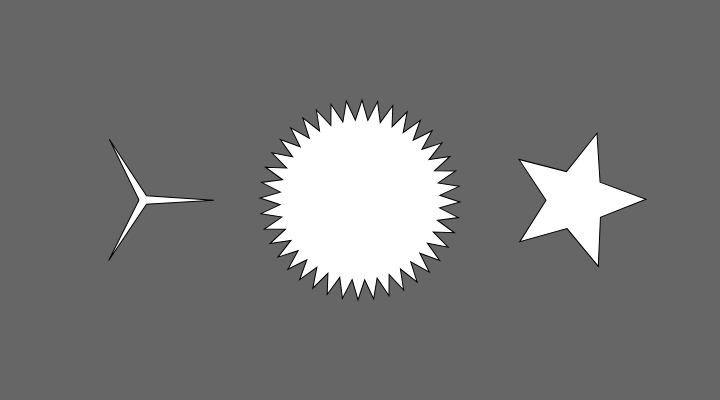
Frame 1 (no input)
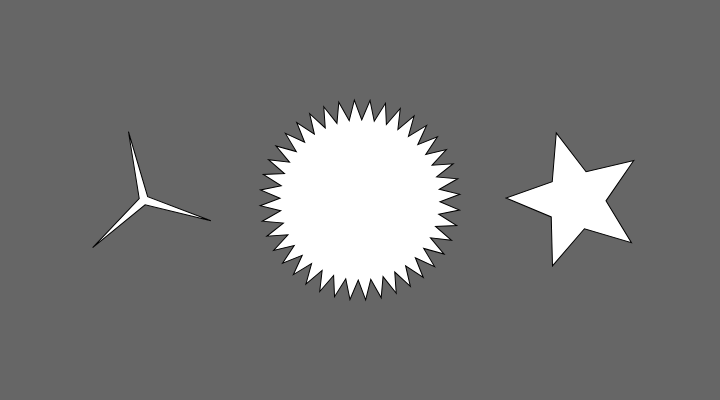
Frame 60 (no input)
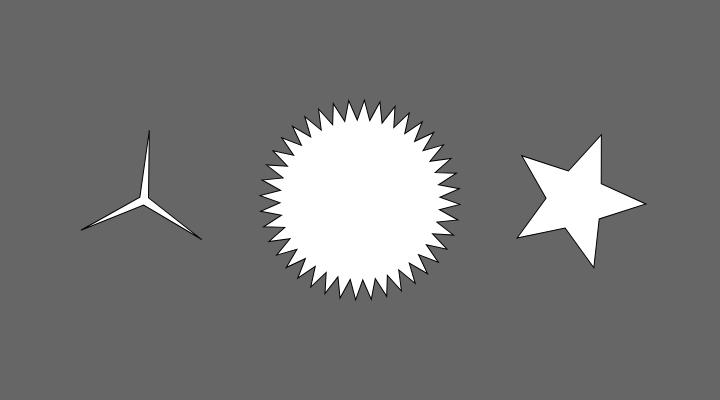
Frame 120 (the mouse pressed at the canvas centre since frame 60)

The p5.js sketch that drew these frames (run headless with seeded random() and noise() and a simulated clock; from frame 60 on, the mouse is pressed at the canvas centre):

// p5.js sketch
// ── sketch.js
function setup() {
  createCanvas(720, 400);
}

function draw() {
  background(102);

  push();
  translate(width * 0.2, height * 0.5);
  rotate(frameCount / 200.0);
  star(0, 0, 5, 70, 3);
  pop();

  push();
  translate(width * 0.5, height * 0.5);
  rotate(frameCount / 50.0);
  star(0, 0, 80, 100, 40);
  pop();

  push();
  translate(width * 0.8, height * 0.5);
  rotate(frameCount / -100.0);
  star(0, 0, 30, 70, 5);
  pop();
}

function star(x, y, radius1, radius2, npoints) {
  let angle = TWO_PI / npoints;
  let halfAngle = angle / 2.0;
  beginShape();
  for (let a = 0; a < TWO_PI; a += angle) {
    let sx = x + cos(a) * radius2;
    let sy = y + sin(a) * radius2;
    vertex(sx, sy);
    sx = x + cos(a + halfAngle) * radius1;
    sy = y + sin(a + halfAngle) * radius1;
    vertex(sx, sy);
  }
  endShape(CLOSE);
}
